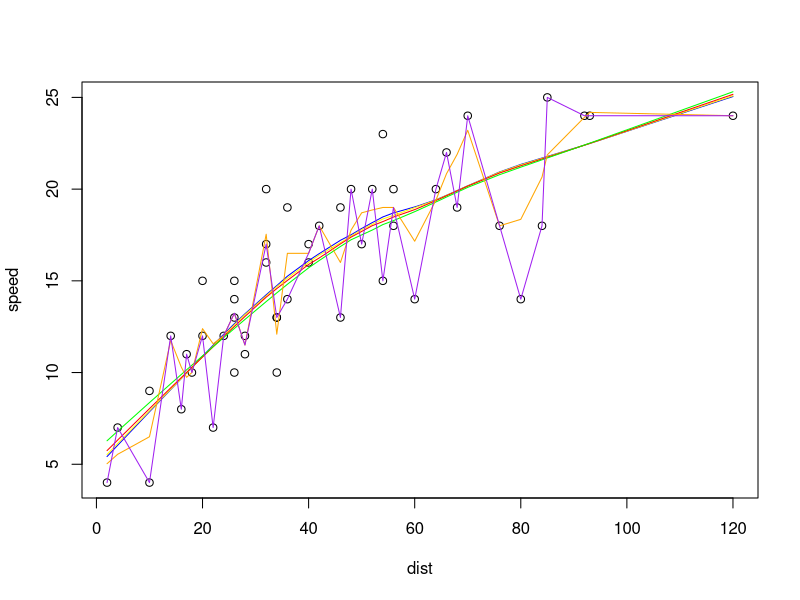

The R script that drew this image:
# Fitting a curve to the data
# Local regression or local polynomial regression, also known as moving regression is a generalization
# of moving average and polynomial regression. It is one of the most common methods,
# initially developed for scatterplot smoothing, are LOESS (locally estimated scatterplot smoothing) and
# LOWESS (locally weighted scatterplot smoothing), 
# LOWESS example using the Cars dataset 
data("cars")
str(cars)
# we observe 50 observations and 2 variables
# now we create a plot, speed Vs distance
plot(speed ~ dist, data = cars)
# When we look at the plot, we see that there is a positive relationship 
#between these two variables

# Read the documentation for the lowess function in RStudio
help("lowess")
# Now we will use the lowess() function
lowess(cars$speed~cars$dist)
# Now we will use the lowess() function along with the line() function
# to draw the lines
lines(lowess(cars$speed ~ cars$dist, f=2/3), col="blue")
# here the f value is the the smoother span. f= 2/3 = 0.666 
# the default value for smoother span is 0.666 in RStudio.
#This gives the proportion of points in the plot which influence the smooth at each value.
# Larger values give more smoothness.
# Change the "f" value and observe the shape of the line.
lines(lowess(cars$speed ~ cars$dist, f=0.75), col="yellow") 
lines(lowess(cars$speed ~ cars$dist, f=0.8), col="red") 
lines(lowess(cars$speed ~ cars$dist, f=0.9), col="green") 
lines(lowess(cars$speed ~ cars$dist, f=0.1), col= "orange") 
lines(lowess(cars$speed ~ cars$dist, f=0.01), col= "purple") 
# Observe that, when we try to have a very lower values for "f", 
#in this example, it will try to overfit points.

